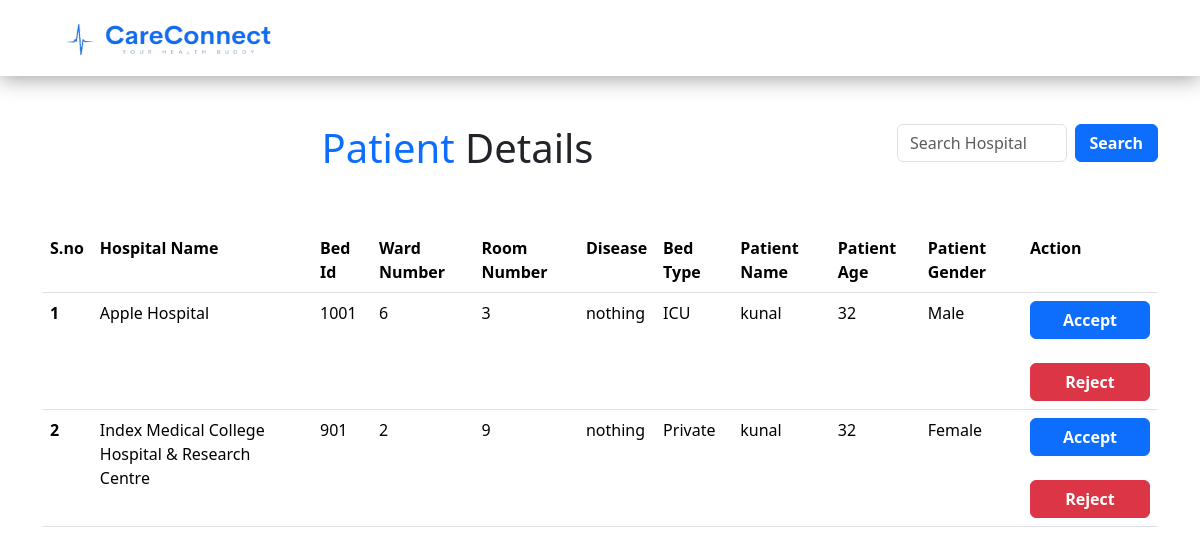
/hospital/, run on an earlier commit of the app's database.
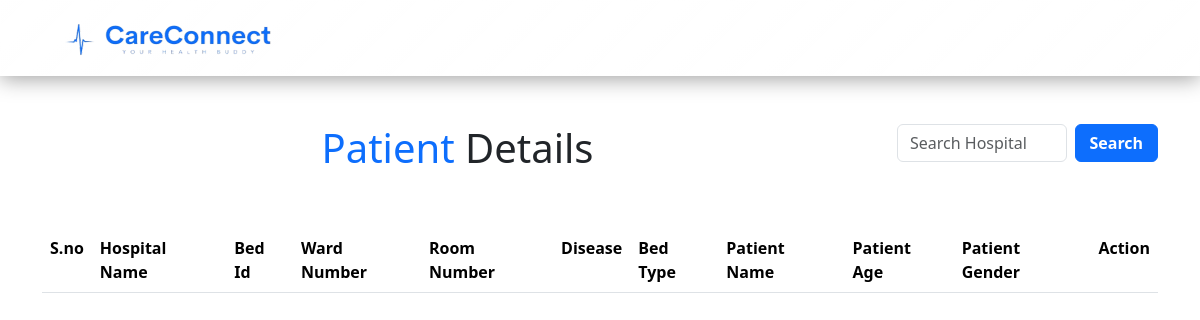
And on a later commit of the database.
### home/models.py (models this page shows)
class patient_info(models.Model):
    Hospital_name = models.CharField(max_length=300)
    Bed_id=models.CharField(max_length=300,unique=True)
    Ward_number=models.IntegerField()
    Room_number=models.IntegerField()
    Disease=models.CharField(max_length=200)
    Bed_type=models.CharField(max_length=300)
    patient_name=models.CharField(max_length=200)
    patient_gender=models.CharField(choices=ge,max_length=300)
    patient_age=models.PositiveBigIntegerField()
    address=models.TextField()
    mobile_number=models.PositiveBigIntegerField()
    current_medication=models.TextField()
    allergies=models.TextField()
    past_surgeries=models.TextField()
    insurance_policy=models.TextField()
    Policy_number=models.TextField()
    special_request=models.TextField()

### home/views.py (the view)
# urls.py: path('hospital/',hospital),
def hospital(request):
    data=patient_info.objects.all()
    return render(request,'bedsdata.html',context={'data': data})

### home/template/bedsdata.html (shortened to what this page needs)
{% load static %}
<!DOCTYPE html>
<html lang="en">
  <head>
    <link
      href="https://cdn.jsdelivr.net/npm/bootstrap@5.3.2/dist/css/bootstrap.min.css"
      rel="stylesheet"
    />
    <link rel="stylesheet" href="{% static 'css/bootstrap.css'%}" />
    <link rel="stylesheet" href="{% static 'css/style.css' %}" />
  </head>
  <body>
    <nav class="mb-5 glass-bg">
      <div class="container">
        <div class="row">
          <div class="col">
            <nav class="navbar navbar-expand-lg">
              <div class="container-fluid">
                <img
                  src="{% static 'images/0019b4ca-3b9d-422a-b123-113ed453ccc3.png' %}"
                  class="navbar-brand img-fluid logo-icon"
                  alt=""
                />
              </div>
            </nav>
          </div>
        </div>
      </div>
    </nav>
    <div class="container my-5">
      <div class="row">
        <div class="col">
          <h1 class="text-center">
            <span style="font-weight: 400; color: var(--bs-primary)">
              Patient
            </span>
            <span style="font-weight: 200"> Details </span>
          </h1>
        </div>
        <div class="col-lg-3">
          <form class="d-flex" role="search" method="get">
            <input
              class="form-control me-2"
              type="text"
              placeholder="Search Hospital"
              aria-label="Search"
              name="q"
            />
            <button class="btn btn-primary" type="submit">Search</button>
          </form>
        </div>
      </div>
    </div>
    <div class="container">
      <div class="row">
        <div class="col">
          <table class="table table-hover col-20">
            <tr>
              <th scope="col">S.no</th>
              <th scope="col">Hospital Name</th>
              <th scope="col">Bed Id</th>
              <th scope="col">Ward Number</th>
              <th scope="col">Room Number</th>
              <th scope="col">Disease</th>
              <th scope="col">Bed Type</th>
              <th scope="col">Patient Name</th>
              <th scope="col">Patient Age</th>
              <th scope="col">Patient Gender</th>
              <th scope="col">Action</th>
            </tr>
            {% for i in data %}
            <tr>
              <th scope="row">{{forloop.counter}}</th>
              <td>{{i.Hospital_name}}</td>
              <td>{{i.Bed_id}}</td>
              <td>{{i.Ward_number}}</td>
              <td>{{i.Room_number}}</td>
              <td>{{i.Disease}}</td>
              <td>{{i.Bed_type}}</td>
              <td>{{i.patient_name}}</td>
              <td>{{i.patient_age}}</td>
              <td>{{i.patient_gender}}</td>
              <td>
                <a href="/discharge/{{i.id}}/"
                  ><button class="btn btn-primary">Accept</button></a
                >
                <br>
                <br>
                <a href="/delete_patient/{{i.id}}/"
                  ><button class="btn btn-danger">Reject</button></a
                >
              </td>
            </tr>
            {% endfor %}
          </table>
        </div>
      </div>
    </div>
  </body>
</html>

### home/static/css/style.css (style rules this page uses)
* { margin: 0; padding: 0; box-sizing: border-box; }
html { scroll-behavior: smooth; scroll-padding-top: 150px; }
.glass-bg { background: linear-gradient( 135deg, rgba(255, 255, 255, 0.1), rgba(255, 255, 255, 0) ); backdrop-filter: blur(10px); -webkit-backdrop-filter: blur(10px); border: 1px solid rgba(255, 255, 255, 0.18); box-shadow: 0 3px 20px 0 rgba(0, 0, 0, 0.37); }
.logo-icon { height: 50px; width: 220px; object-fit: cover; padding: 4px; margin: 4px; }
.btn { width: 120px; font-weight: 700; }

What changed in the data, as far as the page shows it:
removed patient_info: Hospital_name "Apple Hospital", Bed_id "1001", Ward_number "6", Room_number "3", Disease "nothing", Bed_type "ICU", patient_name "kunal", patient_age "32", patient_gender "Male"
removed patient_info: Hospital_name "Index Medical College Hospital & Research Centre", Bed_id "901", Ward_number "2", Room_number "9", Disease "nothing", Bed_type "Private", patient_name "kunal", patient_age "32", patient_gender "Female"
